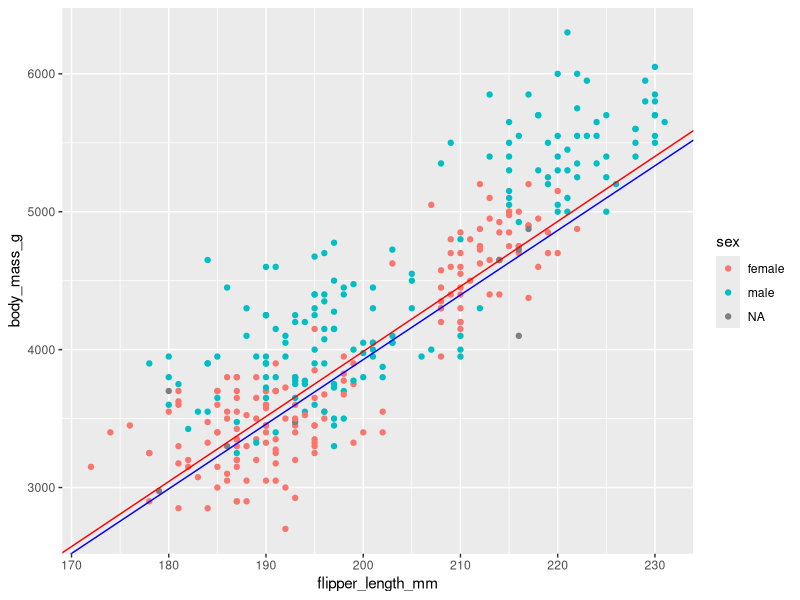

Source code (R):
## ---- chunk 1
library(palmerpenguins)
library(tidyverse)
penguins1 <- penguins
## ---- chunk 2
# body_mass = B0 + B1flipper + B2sex=male + B3flipperxsexmale
body_flipper_sex <- summary(lm(body_mass_g ~ flipper_length_mm + sex + flipper_length_mm : sex, penguins1))

ggplot(penguins1, aes(flipper_length_mm, body_mass_g, color = sex)) +
  geom_point() +
  geom_abline(intercept = -5443.9607, slope = 47.1527, color = "red") +
  geom_abline(intercept = -5443.9607, slope = 47.1527 + -0.2942 , color = "blue")

# relationship between the slopes is very similar, maybe this relationship doesn't tell us much
## ---- chunk 3



